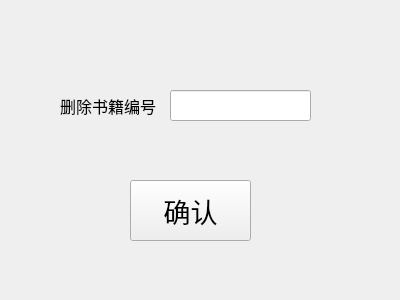
<?xml version="1.0" encoding="UTF-8"?>
<ui version="4.0">
 <class>bookremove</class>
 <widget class="QWidget" name="bookremove">
  <property name="geometry">
   <rect>
    <x>0</x>
    <y>0</y>
    <width>400</width>
    <height>300</height>
   </rect>
  </property>
  <property name="windowTitle">
   <string>bookremove</string>
  </property>
  <widget class="QLabel" name="label">
   <property name="geometry">
    <rect>
     <x>60</x>
     <y>90</y>
     <width>101</width>
     <height>31</height>
    </rect>
   </property>
   <property name="font">
    <font>
     <pointsize>12</pointsize>
    </font>
   </property>
   <property name="text">
    <string>删除书籍编号</string>
   </property>
  </widget>
  <widget class="QLineEdit" name="del_target">
   <property name="geometry">
    <rect>
     <x>170</x>
     <y>90</y>
     <width>141</width>
     <height>31</height>
    </rect>
   </property>
  </widget>
  <widget class="QPushButton" name="dele">
   <property name="geometry">
    <rect>
     <x>130</x>
     <y>180</y>
     <width>121</width>
     <height>61</height>
    </rect>
   </property>
   <property name="font">
    <font>
     <pointsize>20</pointsize>
    </font>
   </property>
   <property name="text">
    <string>确认</string>
   </property>
  </widget>
 </widget>
 <layoutdefault spacing="6" margin="11"/>
 <resources/>
 <connections/>
</ui>
